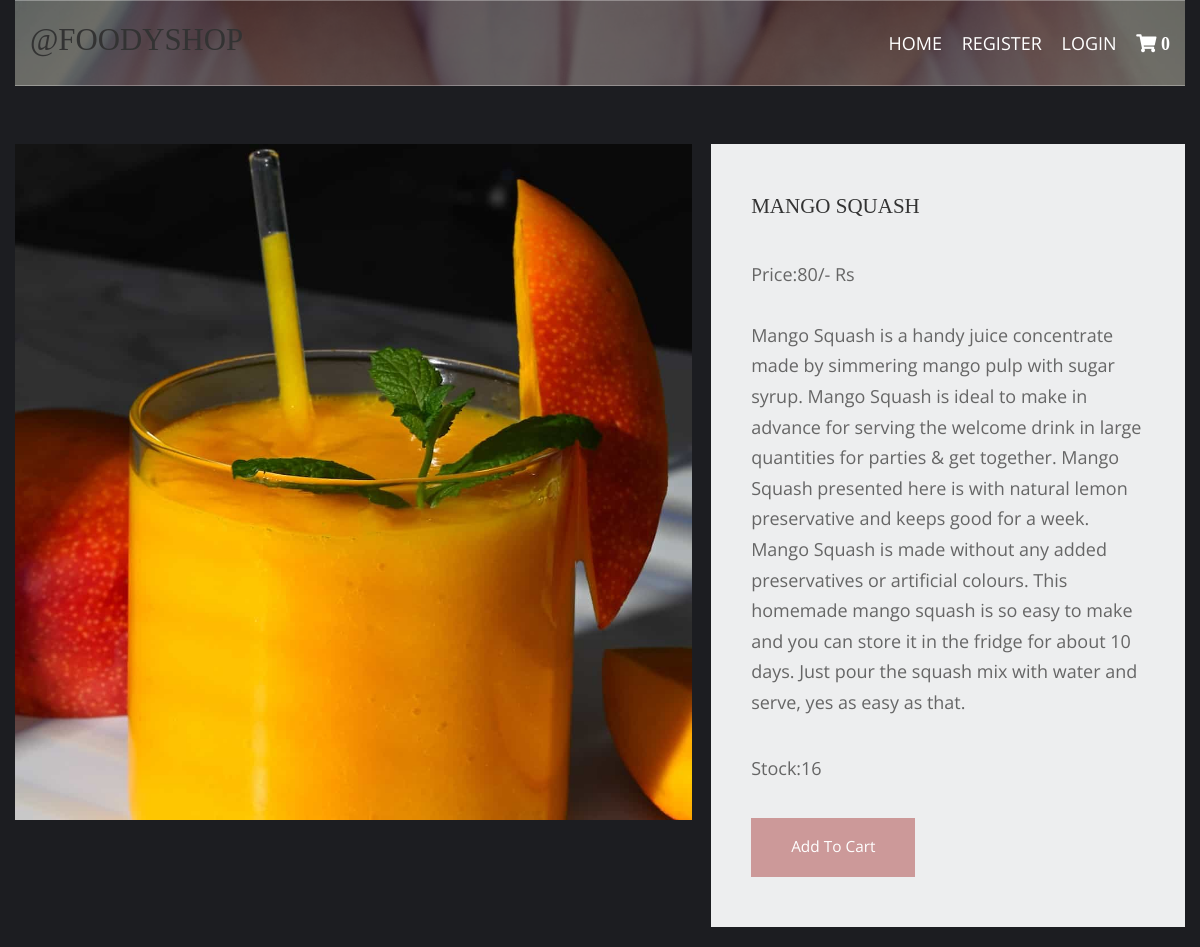
The page /fruit-items/mango-squash on the database its author committed.
### shop/models.py (models this page shows, shortened)
class products(models.Model):
    name=models.CharField(max_length=250,unique=True)
    slug=models.SlugField(max_length=250,unique=True)
    img=models.ImageField(upload_to='product')
    desc=models.TextField()
    stock=models.IntegerField()
    available=models.BooleanField()
    price=models.IntegerField()
    category=models.ForeignKey(categ,on_delete=models.CASCADE)

### shop/views.py (the view)
# urls.py: path('<slug:c_slug>/<slug:product_slug>',views.prodDetails,name='details'),
def prodDetails(request,c_slug,product_slug):
    try:
        prod=products.objects.get(category__slug=c_slug,slug=product_slug)
    except Exception as e:
        raise e
    return render(request,'item.html',{'pr':prod})

### cart/context_processor.py (called while the page is built)
def count(request):
    item_count=0;
    if 'admin' in request.path:
        return {}
    else:
        try:
            ct=cartlist.objects.filter(cart_id=c_id(request))
            cti=items.objects.all().filter(cart=ct[:1])
            for c in cti:
                item_count+=c.quant
        except cartlist.DoesNotExist:
            item_count=0
        return dict(itc=item_count)

### cart/views.py (called while the page is built)
def c_id(request):
    ct_id=request.session.session_key
    if not ct_id:
        ct_id=request.session.create()
    return ct_id

### templates/item.html (shortened to what this page needs)
{% extends 'base.html' %}
{% load static %}
{% block content %}
<!DOCTYPE html>
<html lang="en">
<head>
    <link href="{% static 'pr/fontawesome/css/all.min.css' %}" rel="stylesheet" />
    <link href="{% static 'pr/css/templatemo-comparto.css' %}" rel="stylesheet" />
</head>
<body>
    <br><br>
    <div class="container-fluid">
        <section class="tm-mb-1" id="about">
            <div class="tm-row tm-about-row">
                <div class="tm-section-1-l">
                    <img src="{{pr.img.url}}" alt="About image" class="tm-img-responsive">
                </div>
                <article class="tm-section-1-r tm-bg-color-8">
                    <h2 class="tm-mb-2 tm-title-color">{{pr.name}}</h2>
                    <p>Price:{{pr.price}}/- Rs <br><br> {{pr.desc}}</p>
                    <p>Stock:{{pr.stock}}</p>
                {% if pr.stock <= 0 %}
                 <h1 style="color:red">Sorry!.. No stock left </h1>
                {% else %}
                    <a href="{% url 'addcart' pr.id %}" class="tm-btn tm-btn-1 tm-link-to-services">Add To Cart</a>
                {% endif %}
                </article>
            </div>
        </section>
    </div>
</body>
</html>
{% endblock %}

### static/hm/layout/styles/layout.css (style rules this page uses)
*, *::before, *::after { transition:all .3s ease-in-out; }
body { color:#A5A6AA; background-color:#1C1D21; }
a { color:#FBAB45; }

### static/pr/css/templatemo-comparto.css (style rules this page uses)
*, *::before, *::after { box-sizing: border-box; outline: none; }
ul, h1, h2, h3, h4, p, figure { padding: 0; margin: 0; }
body { font-family: 'Open Sans', Arial, sans-serif; font-size: 18px; overflow-x: hidden; padding-left: 15px; padding-right: 15px; margin: 0; }
h2 { font-size: 1.5rem; }
a { transition: all 0.3s ease; text-decoration: none; }
p { color: #666; line-height: 1.7; margin-bottom: 35px; }
h1, h2, h3, h4, h5, h6 { color: #333; }
.container-fluid { max-width: 1210px; margin-left: auto; margin-right: auto; }
.tm-mb-1 { margin-bottom: 20px; }
.tm-mb-2 { margin-bottom: 40px; }
.tm-bg-color-8 { background-color: #EDEEEF; }
.tm-img-responsive { max-width: 100%; height: auto; }
.tm-section-1-l { width: 57.85%; margin-right: 1.65%; }
.tm-section-1-r { padding: 50px 40px; width: 40.5%; }
.tm-row { display: flex; }
.tm-btn { display: inline-block; padding: 15px 40px; font-size: 1.1rem; border: none; background-color: #CC9999; color: white; }
a { color: #666; }

### static/hm/layout/styles/framework.css (style rules this page uses)
html { overflow-y:scroll; overflow-x:hidden; }
html, body { margin:0; padding:0; font-size:14px; line-height:1.6em; }
*, *::before, *::after { box-sizing:border-box; }
a { outline:none; text-decoration:none; }
img { width:auto; max-width:100%; height:auto; margin:0; padding:0; border:none; line-height:normal; vertical-align:middle; }
body, input, textarea, select { font-family:Verdana, Geneva, sans-serif; }
h1, h2, h3, h4, h5, h6, .heading { font-family:Georgia, "Times New Roman", Times, serif; }
::placeholder { opacity:1; }
h1, h2, h3, h4, h5, h6, .heading { margin:0 0 20px 0; font-size:1.4rem; line-height:normal; font-weight:normal; text-transform:uppercase; }
address, article, aside, figcaption, figure, footer, header, main, nav, section { display:block; margin:0; padding:0; }

### rows shown on the page
products: img (picture), name "MANGO SQUASH", price "80", desc "Mango Squash is a handy juice concentrate made by simmering mango pulp with sugar syrup. Mango Squash is ideal to make in advance for serving the welcome drink in large quantities for parties & get together. Mango Squash presented here is with natural lemon preservative and keeps good for a week. Mango Squash is made without any added preservatives or artificial colours. This homemade mango squash is so easy to make and you can store it in the fridge for about 10 days. Just pour the squash mix with water and serve, yes as easy as that.", stock "16"

### other values the page prints
{{ itc }} "0"
